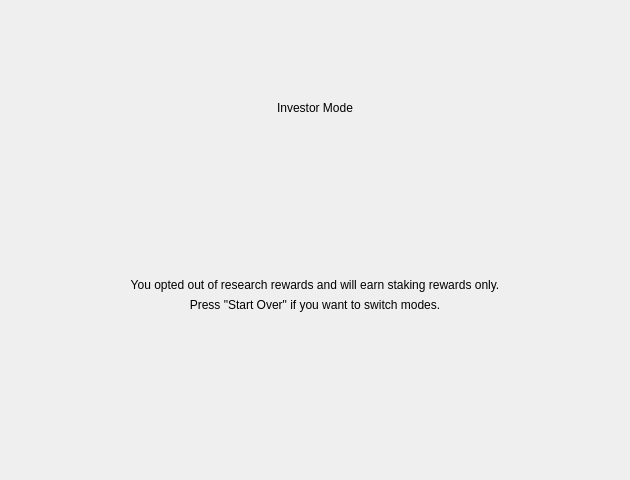
<?xml version="1.0" encoding="UTF-8"?>
<ui version="4.0">
 <class>ResearcherWizardInvestorPage</class>
 <widget class="QWizardPage" name="ResearcherWizardInvestorPage">
  <property name="geometry">
   <rect>
    <x>0</x>
    <y>0</y>
    <width>630</width>
    <height>480</height>
   </rect>
  </property>
  <property name="sizePolicy">
   <sizepolicy hsizetype="Expanding" vsizetype="Expanding">
    <horstretch>0</horstretch>
    <verstretch>0</verstretch>
   </sizepolicy>
  </property>
  <property name="windowTitle">
   <string>Summary</string>
  </property>
  <layout class="QVBoxLayout" name="investorPageLayout">
   <item>
    <spacer name="headerSpacer">
     <property name="orientation">
      <enum>Qt::Vertical</enum>
     </property>
     <property name="sizeType">
      <enum>QSizePolicy::Fixed</enum>
     </property>
     <property name="sizeHint" stdset="0">
      <size>
       <width>20</width>
       <height>20</height>
      </size>
     </property>
    </spacer>
   </item>
   <item alignment="Qt::AlignHCenter">
    <widget class="QLabel" name="investorIconLabel">
     <property name="sizePolicy">
      <sizepolicy hsizetype="Fixed" vsizetype="Fixed">
       <horstretch>0</horstretch>
       <verstretch>0</verstretch>
      </sizepolicy>
     </property>
     <property name="minimumSize">
      <size>
       <width>64</width>
       <height>64</height>
      </size>
     </property>
     <property name="maximumSize">
      <size>
       <width>64</width>
       <height>64</height>
      </size>
     </property>
     <property name="text">
      <string/>
     </property>
     <property name="pixmap">
      <pixmap resource="../bitcoin.qrc">:/images/ic_investor_active</pixmap>
     </property>
     <property name="scaledContents">
      <bool>true</bool>
     </property>
     <property name="textInteractionFlags">
      <set>Qt::NoTextInteraction</set>
     </property>
    </widget>
   </item>
   <item>
    <widget class="QLabel" name="headerLabel">
     <property name="text">
      <string>Investor Mode</string>
     </property>
     <property name="alignment">
      <set>Qt::AlignCenter</set>
     </property>
     <property name="margin">
      <number>16</number>
     </property>
    </widget>
   </item>
   <item>
    <spacer name="verticalSpacer">
     <property name="orientation">
      <enum>Qt::Vertical</enum>
     </property>
     <property name="sizeHint" stdset="0">
      <size>
       <width>20</width>
       <height>40</height>
      </size>
     </property>
    </spacer>
   </item>
   <item alignment="Qt::AlignVCenter">
    <widget class="QLabel" name="investorLabel">
     <property name="text">
      <string>You opted out of research rewards and will earn staking rewards only.</string>
     </property>
     <property name="alignment">
      <set>Qt::AlignCenter</set>
     </property>
     <property name="wordWrap">
      <bool>true</bool>
     </property>
    </widget>
   </item>
   <item>
    <widget class="QLabel" name="startOverLabel">
     <property name="text">
      <string>Press &quot;Start Over&quot; if you want to switch modes.</string>
     </property>
     <property name="alignment">
      <set>Qt::AlignCenter</set>
     </property>
     <property name="margin">
      <number>20</number>
     </property>
    </widget>
   </item>
   <item>
    <spacer name="footerSpacer">
     <property name="orientation">
      <enum>Qt::Vertical</enum>
     </property>
     <property name="sizeHint" stdset="0">
      <size>
       <width>20</width>
       <height>40</height>
      </size>
     </property>
    </spacer>
   </item>
  </layout>
 </widget>
 <resources>
  <include location="../bitcoin.qrc"/>
 </resources>
 <connections/>
</ui>
